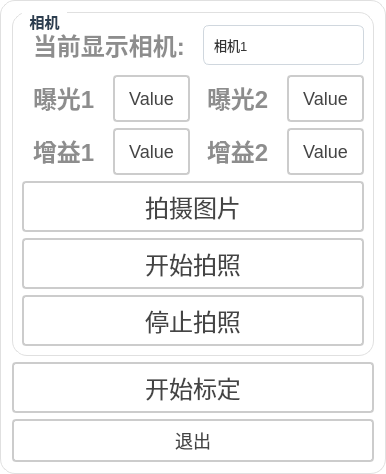
      <widget class="QGroupBox" name="gBox_infor">
       <property name="styleSheet">
        <string notr="true">QGroupBox {
    font-size: 20px;
    font-weight: bold;
    background-color: rgb(255, 255, 255);
    border: 1px solid #e0e0e0;
    border-radius: 2px;
	border-radius: 15px
}

QGroupBox::title {
    subcontrol-origin: margin;
    left: 10px;
    padding: 0 5px;
    color: #2c3e50;
}</string>
       </property>
       <property name="title">
        <string/>
       </property>
       <layout class="QVBoxLayout" name="verticalLayout_4" stretch="2,1,1">
        <item>
         <widget class="QGroupBox" name="groupBox_2">
          <property name="styleSheet">
           <string notr="true">QGroupBox {
    font-size: 15px;
    font-weight: bold;
    background-color: rgb(255, 255, 255);
    border: 1px solid #e0e0e0;
    border-radius: 2px;
	border-radius: 15px
}

QGroupBox::title {
    subcontrol-origin: margin;
    left: 10px;
    padding: 0 5px;
    color: #2c3e50;
}</string>
          </property>
          <property name="title">
           <string>相机</string>
          </property>
          <layout class="QGridLayout" name="gridLayout_6">
           <item row="0" column="0">
            <layout class="QVBoxLayout" name="verticalLayout_18">
             <item>
              <layout class="QHBoxLayout" name="horizontalLayout_17">
               <item>
                <widget class="QLabel" name="label_25">
                 <property name="styleSheet">
                  <string notr="true">QLabel {
       font-size: 24px;        
       font-weight: bold;        
       color:  rgb(141, 141, 141);       
       padding: 5px 5px;     
       border-bottom: 2px solid #cccccc; 
    }</string>
                 </property>
                 <property name="text">
                  <string>当前显示相机:</string>
                 </property>
                 <property name="alignment">
                  <set>Qt::AlignmentFlag::AlignLeading|Qt::AlignmentFlag::AlignLeft|Qt::AlignmentFlag::AlignVCenter</set>
                 </property>
                </widget>
               </item>
               <item>
                <widget class="QComboBox" name="comboBox_CameraType">
                 <property name="styleSheet">
                  <string notr="true">QComboBox {
    min-height: 30px;
    padding: 4px 10px;
    padding-right: 28px;
    border: 1px solid #D0D7DE;
    border-radius: 6px;
    background: #FFFFFF;
    color: #333333;
    font-size: 13px;
}

QComboBox:hover {
    border: 1px solid #409EFF;
    background: #FFFFFF;
}

QComboBox:focus {
    border: 1px solid #409EFF;
    background: #FFFFFF;
}

QComboBox:disabled {
    color: #A8B0B8;
    background: #F5F7FA;
    border: 1px solid #E4E7ED;
}

QComboBox::drop-down {
    subcontrol-origin: padding;
    subcontrol-position: top right;
    width: 24px;
    border: none;
    background: transparent;
}

QComboBox::down-arrow {
    image: none;
    width: 0px;
    height: 0px;
}

QComboBox QAbstractItemView {
    border: 1px solid #D0D7DE;
    border-radius: 6px;
    background: #FFFFFF;
    color: #333333;
    selection-background-color: #ECF5FF;
    selection-color: #409EFF;
    outline: none;
    padding: 4px;
}

QComboBox QAbstractItemView::item {
    min-height: 28px;
    padding: 4px 8px;
    border-radius: 4px;
}

QComboBox QAbstractItemView::item:hover {
    background: #F5F7FA;
}

QComboBox QAbstractItemView::item:selected {
    background: #ECF5FF;
    color: #409EFF;
}</string>
                 </property>
                 <item>
                  <property name="text">
                   <string>相机1</string>
                  </property>
                 </item>
                 <item>
                  <property name="text">
                   <string>相机2</string>
                  </property>
                 </item>
                </widget>
               </item>
              </layout>
             </item>
             <item>
              <layout class="QHBoxLayout" name="horizontalLayout_16">
               <item>
                <layout class="QVBoxLayout" name="verticalLayout_16">
                 <item>
                  <layout class="QHBoxLayout" name="horizontalLayout_8">
                   <item>
                    <widget class="QLabel" name="label">
                     <property name="styleSheet">
                      <string notr="true">QLabel {
       font-size: 24px;        
       font-weight: bold;        
       color:  rgb(141, 141, 141);       
       padding: 5px 5px;     
       border-bottom: 2px solid #cccccc; 
    }</string>
                     </property>
                     <property name="text">
                      <string>曝光1</string>
                     </property>
                     <property name="alignment">
                      <set>Qt::AlignmentFlag::AlignLeading|Qt::AlignmentFlag::AlignLeft|Qt::AlignmentFlag::AlignVCenter</set>
                     </property>
                    </widget>
                   </item>
                   <item>
                    <widget class="QPushButton" name="btn_baoguang1">
                     <property name="sizePolicy">
                      <sizepolicy hsizetype="Expanding" vsizetype="Expanding">
                       <horstretch>0</horstretch>
                       <verstretch>0</verstretch>
                      </sizepolicy>
                     </property>
                     <property name="styleSheet">
                      <string notr="true">QPushButton {
    padding: 6px 14px;
    border: 2px solid #CCC;
    border-radius: 4px;
    background-color: white;
    color: #444;
    font-size: 18px; 
}

QPushButton:hover {
    border-color: #999;
    background-color: #F5F5F5;
}

QPushButton:pressed {
    border-color: #777;
    background-color: #EEE;
}</string>
                     </property>
                     <property name="text">
                      <string>Value</string>
                     </property>
                    </widget>
                   </item>
                  </layout>
                 </item>
                 <item>
                  <layout class="QHBoxLayout" name="horizontalLayout_14">
                   <item>
                    <widget class="QLabel" name="label_5">
                     <property name="styleSheet">
                      <string notr="true">QLabel {
       font-size: 24px;        
       font-weight: bold;        
       color:  rgb(141, 141, 141);       
       padding: 5px 5px;     
       border-bottom: 2px solid #cccccc; 
    }</string>
                     </property>
                     <property name="text">
                      <string>增益1</string>
                     </property>
                     <property name="alignment">
                      <set>Qt::AlignmentFlag::AlignLeading|Qt::AlignmentFlag::AlignLeft|Qt::AlignmentFlag::AlignVCenter</set>
                     </property>
                    </widget>
                   </item>
                   <item>
                    <widget class="QPushButton" name="btn_zengyi1">
                     <property name="sizePolicy">
                      <sizepolicy hsizetype="Expanding" vsizetype="Expanding">
                       <horstretch>0</horstretch>
                       <verstretch>0</verstretch>
                      </sizepolicy>
                     </property>
                     <property name="styleSheet">
                      <string notr="true">QPushButton {
    padding: 6px 14px;
    border: 2px solid #CCC;
    border-radius: 4px;
    background-color: white;
    color: #444;
    font-size: 18px; 
}

QPushButton:hover {
    border-color: #999;
    background-color: #F5F5F5;
}

QPushButton:pressed {
    border-color: #777;
    background-color: #EEE;
}</string>
                     </property>
                     <property name="text">
                      <string>Value</string>
                     </property>
                    </widget>
                   </item>
                  </layout>
                 </item>
                </layout>
               </item>
               <item>
                <layout class="QVBoxLayout" name="verticalLayout_17">
                 <item>
                  <layout class="QHBoxLayout" name="horizontalLayout_13">
                   <item>
                    <widget class="QLabel" name="label_23">
                     <property name="styleSheet">
                      <string notr="true">QLabel {
       font-size: 24px;        
       font-weight: bold;        
       color:  rgb(141, 141, 141);       
       padding: 5px 5px;     
       border-bottom: 2px solid #cccccc; 
    }</string>
                     </property>
                     <property name="text">
                      <string>曝光2</string>
                     </property>
                     <property name="alignment">
                      <set>Qt::AlignmentFlag::AlignLeading|Qt::AlignmentFlag::AlignLeft|Qt::AlignmentFlag::AlignVCenter</set>
                     </property>
                    </widget>
                   </item>
                   <item>
                    <widget class="QPushButton" name="btn_baoguang2">
                     <property name="sizePolicy">
                      <sizepolicy hsizetype="Expanding" vsizetype="Expanding">
                       <horstretch>0</horstretch>
                       <verstretch>0</verstretch>
                      </sizepolicy>
                     </property>
                     <property name="styleSheet">
                      <string notr="true">QPushButton {
    padding: 6px 14px;
    border: 2px solid #CCC;
    border-radius: 4px;
    background-color: white;
    color: #444;
    font-size: 18px; 
}

QPushButton:hover {
    border-color: #999;
    background-color: #F5F5F5;
}

QPushButton:pressed {
    border-color: #777;
    background-color: #EEE;
}</string>
                     </property>
                     <property name="text">
                      <string>Value</string>
                     </property>
                    </widget>
                   </item>
                  </layout>
                 </item>
                 <item>
                  <layout class="QHBoxLayout" name="horizontalLayout_15">
                   <item>
                    <widget class="QLabel" name="label_24">
                     <property name="styleSheet">
                      <string notr="true">QLabel {
       font-size: 24px;        
       font-weight: bold;        
       color:  rgb(141, 141, 141);       
       padding: 5px 5px;     
       border-bottom: 2px solid #cccccc; 
    }</string>
                     </property>
                     <property name="text">
                      <string>增益2</string>
                     </property>
                     <property name="alignment">
                      <set>Qt::AlignmentFlag::AlignLeading|Qt::AlignmentFlag::AlignLeft|Qt::AlignmentFlag::AlignVCenter</set>
                     </property>
                    </widget>
                   </item>
                   <item>
                    <widget class="QPushButton" name="btn_zengyi2">
                     <property name="sizePolicy">
                      <sizepolicy hsizetype="Expanding" vsizetype="Expanding">
                       <horstretch>0</horstretch>
                       <verstretch>0</verstretch>
                      </sizepolicy>
                     </property>
                     <property name="styleSheet">
                      <string notr="true">QPushButton {
    padding: 6px 14px;
    border: 2px solid #CCC;
    border-radius: 4px;
    background-color: white;
    color: #444;
    font-size: 18px; 
}

QPushButton:hover {
    border-color: #999;
    background-color: #F5F5F5;
}

QPushButton:pressed {
    border-color: #777;
    background-color: #EEE;
}</string>
                     </property>
                     <property name="text">
                      <string>Value</string>
                     </property>
                    </widget>
                   </item>
                  </layout>
                 </item>
                </layout>
               </item>
              </layout>
             </item>
             <item>
              <layout class="QVBoxLayout" name="verticalLayout_3">
               <item>
                <widget class="QPushButton" name="btn_capture">
                 <property name="sizePolicy">
                  <sizepolicy hsizetype="Expanding" vsizetype="Expanding">
                   <horstretch>0</horstretch>
                   <verstretch>0</verstretch>
                  </sizepolicy>
                 </property>
                 <property name="styleSheet">
                  <string notr="true">QPushButton {
    padding: 6px 14px;
    border: 2px solid #CCC;
    border-radius: 4px;
    background-color: white;
    color: #444;
    font-size: 24px; 
}

QPushButton:hover {
    border-color: #999;
    background-color: #F5F5F5;
}

QPushButton:pressed {
    border-color: #777;
    background-color: #EEE;
}</string>
                 </property>
                 <property name="text">
                  <string>拍摄图片</string>
                 </property>
                </widget>
               </item>
               <item>
                <widget class="QPushButton" name="btn_startCamera">
                 <property name="sizePolicy">
                  <sizepolicy hsizetype="Expanding" vsizetype="Expanding">
                   <horstretch>0</horstretch>
                   <verstretch>0</verstretch>
                  </sizepolicy>
                 </property>
                 <property name="styleSheet">
                  <string notr="true">QPushButton {
    padding: 6px 14px;
    border: 2px solid #CCC;
    border-radius: 4px;
    background-color: white;
    color: #444;
    font-size: 24px; 
}

QPushButton:hover {
    border-color: #999;
    background-color: #F5F5F5;
}

QPushButton:pressed {
    border-color: #777;
    background-color: #EEE;
}</string>
                 </property>
                 <property name="text">
                  <string>开始拍照</string>
                 </property>
                </widget>
               </item>
               <item>
                <widget class="QPushButton" name="btn_stopCamera">
                 <property name="sizePolicy">
                  <sizepolicy hsizetype="Expanding" vsizetype="Expanding">
                   <horstretch>0</horstretch>
                   <verstretch>0</verstretch>
                  </sizepolicy>
                 </property>
                 <property name="styleSheet">
                  <string notr="true">QPushButton {
    padding: 6px 14px;
    border: 2px solid #CCC;
    border-radius: 4px;
    background-color: white;
    color: #444;
    font-size: 24px; 
}

QPushButton:hover {
    border-color: #999;
    background-color: #F5F5F5;
}

QPushButton:pressed {
    border-color: #777;
    background-color: #EEE;
}</string>
                 </property>
                 <property name="text">
                  <string>停止拍照</string>
                 </property>
                </widget>
               </item>
              </layout>
             </item>
            </layout>
           </item>
          </layout>
         </widget>
        </item>
        <item>
         <widget class="QPushButton" name="btn_kaishibiaoding">
          <property name="sizePolicy">
           <sizepolicy hsizetype="Expanding" vsizetype="Expanding">
            <horstretch>0</horstretch>
            <verstretch>0</verstretch>
           </sizepolicy>
          </property>
          <property name="styleSheet">
           <string notr="true">QPushButton {
    padding: 6px 14px;
    border: 2px solid #CCC;
    border-radius: 4px;
    background-color: white;
    color: #444;
    font-size: 24px; 
}

QPushButton:hover {
    border-color: #999;
    background-color: #F5F5F5;
}

QPushButton:pressed {
    border-color: #777;
    background-color: #EEE;
}</string>
          </property>
          <property name="text">
           <string>开始标定</string>
          </property>
         </widget>
        </item>
        <item>
         <widget class="QPushButton" name="btn_exit">
          <property name="sizePolicy">
           <sizepolicy hsizetype="Expanding" vsizetype="Expanding">
            <horstretch>0</horstretch>
            <verstretch>0</verstretch>
           </sizepolicy>
          </property>
          <property name="styleSheet">
           <string notr="true">QPushButton {
    padding: 6px 14px;
    border: 2px solid #CCC;
    border-radius: 4px;
    background-color: white;
    color: #444;
    font-size: 18px; 
    qproperty-iconSize: 40px 40px;
}

QPushButton:hover {
    border-color: #999;
    background-color: #F5F5F5;
}

QPushButton:pressed {
    border-color: #777;
    background-color: #EEE;
}</string>
          </property>
          <property name="text">
           <string>退出</string>
          </property>
         </widget>
        </item>
       </layout>
      </widget>
